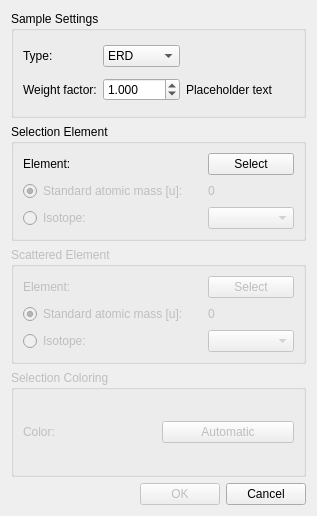
<?xml version="1.0" encoding="UTF-8"?>
<ui version="4.0">
 <class>SelectionSettingsDialog</class>
 <widget class="QDialog" name="SelectionSettingsDialog">
  <property name="geometry">
   <rect>
    <x>0</x>
    <y>0</y>
    <width>317</width>
    <height>516</height>
   </rect>
  </property>
  <property name="sizePolicy">
   <sizepolicy hsizetype="Minimum" vsizetype="Minimum">
    <horstretch>0</horstretch>
    <verstretch>0</verstretch>
   </sizepolicy>
  </property>
  <property name="minimumSize">
   <size>
    <width>288</width>
    <height>500</height>
   </size>
  </property>
  <property name="maximumSize">
   <size>
    <width>660</width>
    <height>516</height>
   </size>
  </property>
  <property name="windowTitle">
   <string>Element Selection Settings</string>
  </property>
  <property name="windowOpacity">
   <double>1.000000000000000</double>
  </property>
  <layout class="QGridLayout" name="gridLayout">
   <item row="5" column="0">
    <layout class="QHBoxLayout" name="horizontalLayout_7">
     <item>
      <spacer name="horizontalSpacer">
       <property name="orientation">
        <enum>Qt::Horizontal</enum>
       </property>
       <property name="sizeHint" stdset="0">
        <size>
         <width>40</width>
         <height>20</height>
        </size>
       </property>
      </spacer>
     </item>
     <item>
      <widget class="QPushButton" name="OKButton">
       <property name="enabled">
        <bool>false</bool>
       </property>
       <property name="text">
        <string>OK</string>
       </property>
      </widget>
     </item>
     <item>
      <widget class="QPushButton" name="cancelButton">
       <property name="text">
        <string>Cancel</string>
       </property>
       <property name="autoDefault">
        <bool>false</bool>
       </property>
      </widget>
     </item>
    </layout>
   </item>
   <item row="3" column="0">
    <widget class="QGroupBox" name="groupBox_rbs">
     <property name="enabled">
      <bool>false</bool>
     </property>
     <property name="title">
      <string>Scattered Element</string>
     </property>
     <layout class="QGridLayout" name="gridLayout_4">
      <item row="1" column="0" colspan="2">
       <widget class="QRadioButton" name="rbs_standard_mass_radio">
        <property name="enabled">
         <bool>false</bool>
        </property>
        <property name="text">
         <string>Standard atomic mass [u]:</string>
        </property>
        <property name="checked">
         <bool>true</bool>
        </property>
       </widget>
      </item>
      <item row="2" column="2">
       <widget class="QComboBox" name="rbs_isotope_combobox">
        <property name="enabled">
         <bool>false</bool>
        </property>
       </widget>
      </item>
      <item row="0" column="0">
       <widget class="QLabel" name="label_3">
        <property name="text">
         <string>Element:</string>
        </property>
       </widget>
      </item>
      <item row="1" column="2">
       <widget class="QLabel" name="rbs_standard_mass_label">
        <property name="enabled">
         <bool>false</bool>
        </property>
        <property name="text">
         <string>0</string>
        </property>
       </widget>
      </item>
      <item row="0" column="2">
       <widget class="QPushButton" name="rbs_element_button">
        <property name="text">
         <string>Select</string>
        </property>
        <property name="autoDefault">
         <bool>false</bool>
        </property>
       </widget>
      </item>
      <item row="2" column="0">
       <widget class="QRadioButton" name="rbs_isotope_radio">
        <property name="enabled">
         <bool>false</bool>
        </property>
        <property name="text">
         <string>Isotope:</string>
        </property>
       </widget>
      </item>
     </layout>
    </widget>
   </item>
   <item row="1" column="0">
    <widget class="QGroupBox" name="groupBox">
     <property name="title">
      <string>Sample Settings</string>
     </property>
     <layout class="QGridLayout" name="gridLayout_2">
      <item row="0" column="0">
       <widget class="QLabel" name="label_elementtype_2">
        <property name="enabled">
         <bool>true</bool>
        </property>
        <property name="minimumSize">
         <size>
          <width>0</width>
          <height>0</height>
         </size>
        </property>
        <property name="text">
         <string>Type:</string>
        </property>
       </widget>
      </item>
      <item row="0" column="1">
       <widget class="QComboBox" name="sampleType">
        <property name="enabled">
         <bool>true</bool>
        </property>
        <property name="minimumSize">
         <size>
          <width>0</width>
          <height>20</height>
         </size>
        </property>
        <property name="toolTip">
         <string/>
        </property>
        <item>
         <property name="text">
          <string>ERD</string>
         </property>
        </item>
        <item>
         <property name="text">
          <string>RBS</string>
         </property>
        </item>
       </widget>
      </item>
      <item row="1" column="0">
       <widget class="QLabel" name="label_weight_factor_2">
        <property name="enabled">
         <bool>true</bool>
        </property>
        <property name="text">
         <string>Weight factor:</string>
        </property>
       </widget>
      </item>
      <item row="1" column="1">
       <widget class="QDoubleSpinBox" name="sampleWeightFactor">
        <property name="enabled">
         <bool>true</bool>
        </property>
        <property name="decimals">
         <number>3</number>
        </property>
        <property name="maximum">
         <double>9999.989999999999782</double>
        </property>
        <property name="singleStep">
         <double>0.100000000000000</double>
        </property>
        <property name="value">
         <double>1.000000000000000</double>
        </property>
       </widget>
      </item>
      <item row="1" column="2">
       <widget class="QLabel" name="isotope_specific_weight_factor_label">
        <property name="minimumSize">
         <size>
          <width>0</width>
          <height>20</height>
         </size>
        </property>
        <property name="toolTip">
         <string>Weight factor for specific isotope for element concentration.</string>
        </property>
        <property name="text">
         <string>Placeholder text</string>
        </property>
       </widget>
      </item>
      <item row="1" column="3">
       <spacer name="horizontalSpacer_2">
        <property name="orientation">
         <enum>Qt::Horizontal</enum>
        </property>
        <property name="sizeHint" stdset="0">
         <size>
          <width>40</width>
          <height>20</height>
         </size>
        </property>
       </spacer>
      </item>
     </layout>
    </widget>
   </item>
   <item row="4" column="0">
    <widget class="QGroupBox" name="groupBox_coloring">
     <property name="enabled">
      <bool>false</bool>
     </property>
     <property name="title">
      <string>Selection Coloring</string>
     </property>
     <layout class="QGridLayout" name="gridLayout_5">
      <item row="0" column="0">
       <layout class="QHBoxLayout" name="horizontalLayout_8">
        <item>
         <widget class="QLabel" name="label_5">
          <property name="text">
           <string>Color:</string>
          </property>
         </widget>
        </item>
        <item>
         <widget class="QPushButton" name="colorButton">
          <property name="toolTip">
           <string>Choose a color in which the element selection is representing in.</string>
          </property>
          <property name="text">
           <string>Automatic</string>
          </property>
          <property name="autoDefault">
           <bool>false</bool>
          </property>
         </widget>
        </item>
       </layout>
      </item>
     </layout>
    </widget>
   </item>
   <item row="2" column="0">
    <widget class="QGroupBox" name="groupBox_sample">
     <property name="title">
      <string>Selection Element</string>
     </property>
     <layout class="QGridLayout" name="gridLayout_3">
      <item row="1" column="0" colspan="2">
       <widget class="QRadioButton" name="sample_standard_mass_radio">
        <property name="enabled">
         <bool>false</bool>
        </property>
        <property name="text">
         <string>Standard atomic mass [u]:</string>
        </property>
        <property name="checked">
         <bool>true</bool>
        </property>
       </widget>
      </item>
      <item row="2" column="2">
       <widget class="QComboBox" name="sample_isotope_combobox">
        <property name="enabled">
         <bool>false</bool>
        </property>
       </widget>
      </item>
      <item row="0" column="0">
       <widget class="QLabel" name="label_2">
        <property name="text">
         <string>Element:</string>
        </property>
       </widget>
      </item>
      <item row="1" column="2">
       <widget class="QLabel" name="sample_standard_mass_label">
        <property name="enabled">
         <bool>false</bool>
        </property>
        <property name="text">
         <string>0</string>
        </property>
       </widget>
      </item>
      <item row="0" column="2">
       <widget class="QPushButton" name="sample_element_button">
        <property name="text">
         <string>Select</string>
        </property>
       </widget>
      </item>
      <item row="2" column="0">
       <widget class="QRadioButton" name="sample_isotope_radio">
        <property name="enabled">
         <bool>false</bool>
        </property>
        <property name="text">
         <string>Isotope:</string>
        </property>
       </widget>
      </item>
     </layout>
    </widget>
   </item>
  </layout>
 </widget>
 <tabstops>
  <tabstop>sample_element_button</tabstop>
  <tabstop>sample_standard_mass_radio</tabstop>
  <tabstop>sample_isotope_radio</tabstop>
  <tabstop>sample_isotope_combobox</tabstop>
  <tabstop>rbs_element_button</tabstop>
  <tabstop>rbs_standard_mass_radio</tabstop>
  <tabstop>rbs_isotope_radio</tabstop>
  <tabstop>rbs_isotope_combobox</tabstop>
  <tabstop>colorButton</tabstop>
  <tabstop>OKButton</tabstop>
  <tabstop>cancelButton</tabstop>
 </tabstops>
 <resources/>
 <connections/>
</ui>
